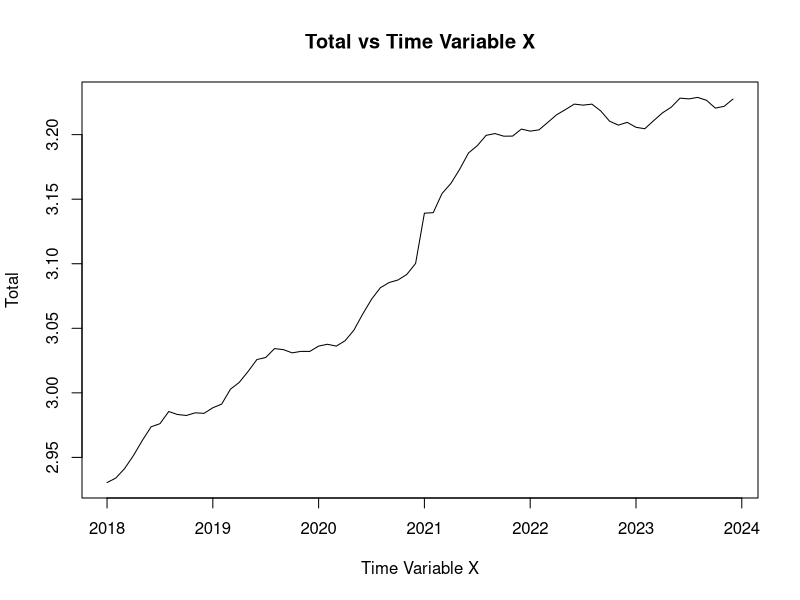
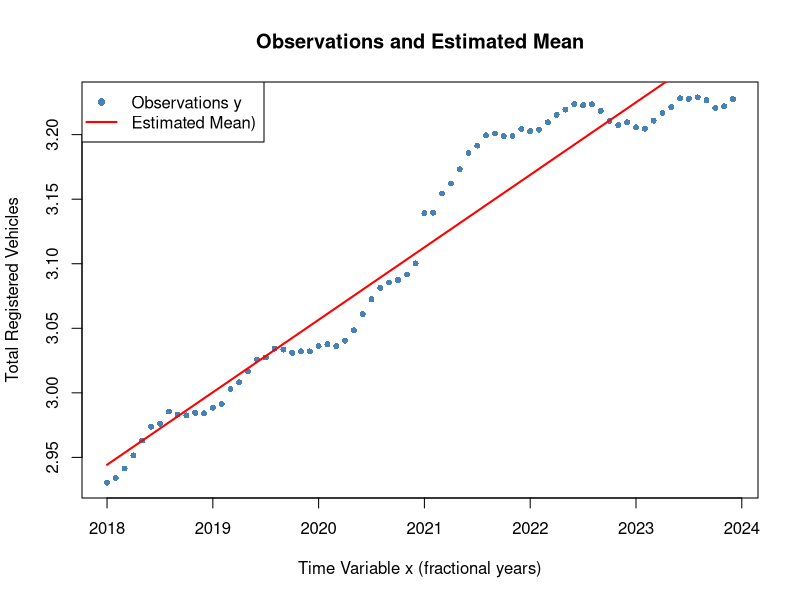

Write the R code that produced these figures, in order.
## ---- chunk 1
### Read training data
#! Perhaps you need to set the working directory!?
#setwd("/home/pbac/g/course02417/2025/assignment1")
D <- read.csv("DST_BIL54.csv")
str(D)

# See the help
?strftime
D$time <- as.POSIXct(paste0(D$time,"-01"), "%Y-%m-%d", tz="UTC")
D$time
class(D$time)

## Year to month for each of them
D$year <- 1900 + as.POSIXlt(D$time)$year + as.POSIXlt(D$time)$mon / 12

## Make the output variable a floating point (i.e.\ decimal number)
D$total <- as.numeric(D$total) / 1E6

## Divide intro train and test set
teststart <- as.POSIXct("2024-01-01", tz="UTC")
Dtrain <- D[D$time < teststart, ]
Dtest <- D[D$time >= teststart, ]
## ---- chunk 2
Dtrain
## ---- chunk 3
dates <- as.Date(Dtrain$time)

# Create x 
Dtrain$x <- as.numeric(format(Dtrain$time, "%Y")) + 
            (as.numeric(format(Dtrain$time, "%m")) - 1) / 12
## ---- chunk 4
# Plot training data vs x

variable_of_interest = Dtrain$total
plot(Dtrain$x, variable_of_interest, type = "l", xlab = "Time Variable X", 
     ylab = "Total", main = "Total vs Time Variable X")

## ---- chunk 5
# Basic statistics
cat("Start value (2018-01):", Dtrain$total[1], "\n") 
cat("End value (2023-12):", tail(Dtrain$total, 1), "\n")
cat("Total growth:", tail(Dtrain$total, 1) - Dtrain$total[1], "\n")
cat("Monthly observations:", nrow(Dtrain), "\n")
cat("Average monthly growth:", mean(diff(Dtrain$total)), "\n")
cat("Annual growth rate:", mean(diff(Dtrain$total)) * 12, "\n")

# Linear trend fit (R² for predictability)
fit <- lm(total ~ x, data = Dtrain)
cat("Linear model R²:", round(summary(fit)$r.squared, 3), "\n")

# Print results
print(fit)
## ---- chunk 6
head(Dtrain[, c("x", "total")], 3)
## ---- chunk 7
y <- Dtrain$total
X <- cbind(1, Dtrain$x)

thetahat <- solve(t(X) %*% X) %*% t(X) %*% y

thetahat

## ---- chunk 8

# Step 1: Residuals
residuals <- y - X %*% thetahat

# Step 2: Estimate sigma^2 (residual variance)
n <- nrow(X)           # 72 observations
p <- ncol(X)           # 2 parameters
sigma2_hat <- sum(residuals^2) / (n - p)  # unbiased estimator

# Step 3: Variance-covariance matrix of thetahat
V_theta <- sigma2_hat * solve(t(X) %*% X)

# Step 4: Standard errors = sqrt(diag(V_theta))
se_theta1 <- sqrt(V_theta[1,1])  # σ̂_θ₁
se_theta2 <- sqrt(V_theta[2,2])  # σ̂_θ₂

se_theta1

se_theta2
## ---- chunk 9
fitted_mean <- X %*% thetahat  # μ̂(x) for all training points

plot(Dtrain$x, Dtrain$total, 
     pch = 16, col = "steelblue", cex = 0.8,
     xlab = "Time Variable x (fractional years)",
     ylab = "Total Registered Vehicles",
     main = "Observations and Estimated Mean")

lines(Dtrain$x, fitted_mean, col = "red", lwd = 2)

# Legend
legend("topleft", 
       legend = c("Observations y", "Estimated Mean)"), 
       pch = c(16, NA), 
       lty = c(NA, 1), 
       col = c("steelblue", "red"), 
       lwd = c(NA, 2))

## ---- chunk 10
# Test set: 2024-Jan to Dec

# Create x 
Dtest$x <- as.numeric(format(Dtest$time, "%Y")) + 
            (as.numeric(format(Dtest$time, "%m")) - 1) / 12

X_test <- cbind(1, Dtest$x)

# Predictions + 95% prediction intervals
yhat_test <- X_test %*% thetahat

se_pred_test <- sqrt(sigma2_hat + diag(X_test %*% V_theta %*% t(X_test)))
t_crit <- qt(0.975, df = nrow(X) - ncol(X))  # 95% critical t-value
pred_int <- cbind(
  lower = yhat_test - t_crit * se_pred_test,
  upper = yhat_test + t_crit * se_pred_test
)

# Forecast table using Dtest months
forecast_table <- data.frame(
  Month = format(Dtest$time, "%b %Y"),
  x = round(Dtest$x, 3),
  Actual = round(Dtest$total, 3),
  Forecast = round(yhat_test, 3),
  `Lower 95%` = round(pred_int[,1], 3),
  `Upper 95%` = round(pred_int[,2], 3)
)
print(forecast_table, row.names = FALSE)
## ---- chunk 11
# TODO
## ---- chunk 12
# Todo
